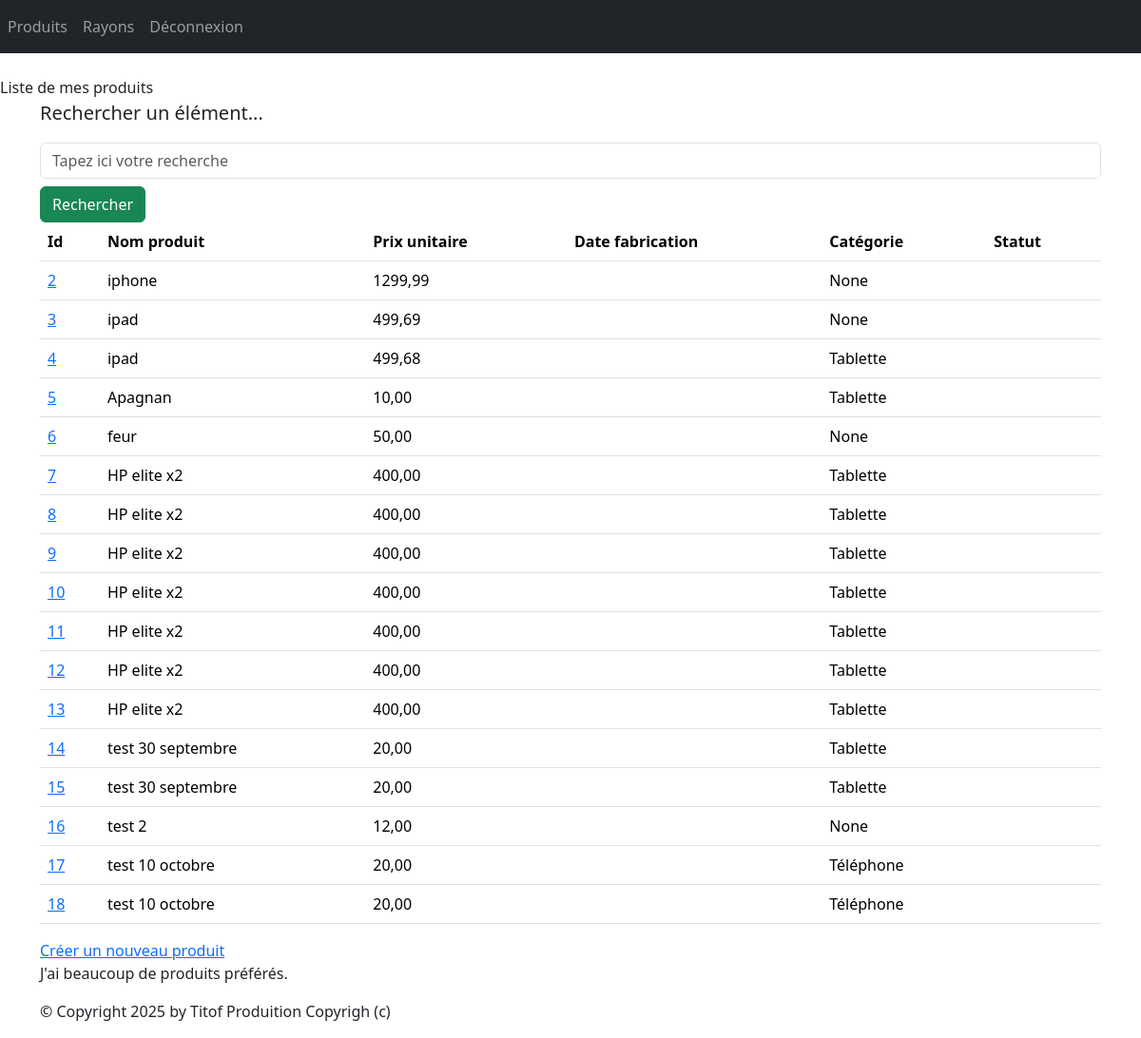
The app's page /monApp/produits/ (signed in) with its own data.
### monApp/models.py (models this page shows, shortened)
class Produit(models.Model):
	refProd = models.AutoField(primary_key=True)
	intituleProd = models.CharField(max_length=200)
	prixUnitaireProd = models.DecimalField(max_digits=10, decimal_places=2)
	dateFabrication = models.DateField(default=datetime.date(2024, 9, 4))
	categorie = models.ForeignKey(Categorie, on_delete=models.CASCADE, related_name="produits", null=True, blank=True)
	statut = models.ForeignKey(Statut, on_delete=models.CASCADE, related_name="produits", null=True, blank=True)

class Categorie(models.Model):
	idCat = models.AutoField(primary_key=True)
	nomCat = models.CharField(max_length=100)
	def __str__(self):
		return self.nomCat

### monApp/views.py (the view)
# urls.py: path("produits/",views.ProduitListView.as_view(),name="lst_prdts"),
@method_decorator(login_required, name='dispatch')
class ProduitListView(ListView):
    model = Produit
    template_name = "monApp/list_produits.html"
    context_object_name = "prdts"
    def get_queryset(self ) :
        query = self.request.GET.get('search')
        if query:
            return Produit.objects.filter(intituleProd__icontains=query).select_related('categorie').select_related('statut')
        return Produit.objects.select_related('categorie').select_related('statut')
    def get_context_data(self, **kwargs):
        context = super(ProduitListView, self).get_context_data(**kwargs)
        context['titremenu'] = "Liste de mes produits"
        return context

### monApp/templates/monApp/list_produits.html
{% extends 'monApp/base.html' %}
{% block menu %}
    {{titremenu}}
{% endblock %}
{% block contenu %}
<p class="lead mb-3 ml-0">Rechercher un élément...</p>
<form method="GET" action="">
<input class="form-control" type="text" name="search" placeholder="Tapez ici votre recherche"
value="{{ request.GET.search }}">
<button type="submit" class="btn btn-success mt-2">Rechercher</button>
</form>
    <table class="table">
        <thead>
            <tr>
                <th>Id</th>
                <th>Nom produit</th>
                <th>Prix unitaire</th>
                <th>Date fabrication</th>
                <th>Catégorie</th>
                <th>Statut</th>
            </tr>
        </thead>
        <tbody>
            {% for prdt in prdts %}
                <tr>
                    <td><a href="{% url 'dtl-prdt' prdt.refProd %}">{{ prdt.refProd }}</a></td>
                    <td>{{ prdt.intituleProd }}</td>
                    <td>{{ prdt.prixUnitaireProd }}</td>
                    <td>{{ prdt.dateFabProd }}</td>
                    <td>{{ prdt.categorie }}</td>
                    <td>{{ prdt.status }}</td>
                </tr>
            {% endfor %}
        </tbody>
    </table>
<a href="{% url 'crt-prdt' %}">Créer un nouveau produit</a>
    <p>
        J'ai
        {% if prdts|length < 5 %}
            peu de
        {% elif prdts|length < 10 %}
            quelques
        {% else %}
            beaucoup de
        {% endif %}
        produits préférés.
    </p>
{% endblock %}

### records on screen
Produit: refProd "2", intituleProd "iphone", prixUnitaireProd "1299,99", categorie "None"
Produit: refProd "3", intituleProd "ipad", prixUnitaireProd "499,69", categorie "None"
Produit: refProd "4", intituleProd "ipad", prixUnitaireProd "499,68", categorie "Tablette"
Produit: refProd "5", intituleProd "Apagnan", prixUnitaireProd "10,00", categorie "Tablette"
Produit: refProd "6", intituleProd "feur", prixUnitaireProd "50,00", categorie "None"
Produit: refProd "7", intituleProd "HP elite x2", prixUnitaireProd "400,00", categorie "Tablette"
Produit: refProd "8", intituleProd "HP elite x2", prixUnitaireProd "400,00", categorie "Tablette"
Produit: refProd "9", intituleProd "HP elite x2", prixUnitaireProd "400,00", categorie "Tablette"
Produit: refProd "10", intituleProd "HP elite x2", prixUnitaireProd "400,00", categorie "Tablette"
Produit: refProd "11", intituleProd "HP elite x2", prixUnitaireProd "400,00", categorie "Tablette"
Produit: refProd "12", intituleProd "HP elite x2", prixUnitaireProd "400,00", categorie "Tablette"
Produit: refProd "13", intituleProd "HP elite x2", prixUnitaireProd "400,00", categorie "Tablette"
Produit: refProd "14", intituleProd "test 30 septembre", prixUnitaireProd "20,00", categorie "Tablette"
Produit: refProd "15", intituleProd "test 30 septembre", prixUnitaireProd "20,00", categorie "Tablette"
Produit: refProd "16", intituleProd "test 2", prixUnitaireProd "12,00", categorie "None"
Produit: refProd "17", intituleProd "test 10 octobre", prixUnitaireProd "20,00", categorie "Téléphone"
Produit: refProd "18", intituleProd "test 10 octobre", prixUnitaireProd "20,00", categorie "Téléphone"

### other values on screen
{{ titremenu }} "Liste de mes produits"
